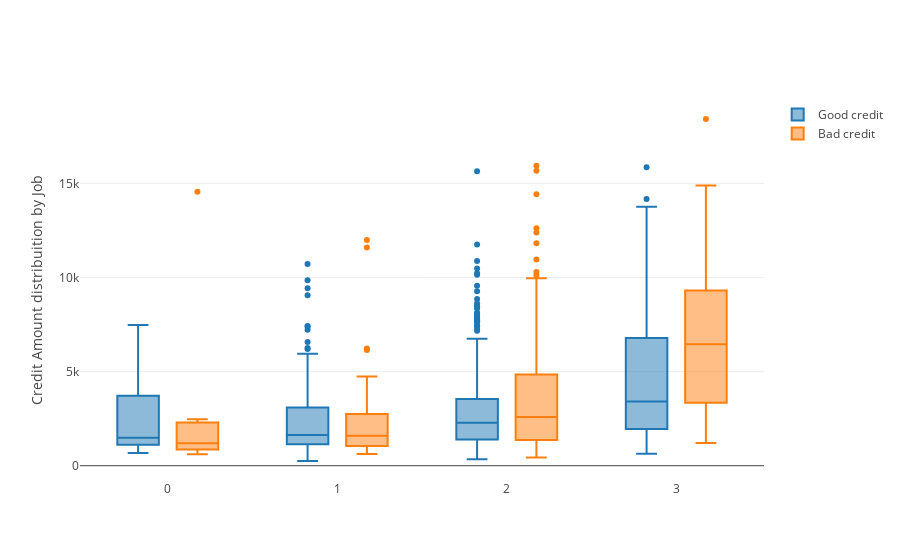

The cell this chart's notebook holds for it:
### Markdown cell above
## Simple conclusion where there is no impact

There is no significant difference between these two variables

### Code cell
configure_plotly_browser_state()
trace0 = go.Box(
    x=df_good["Job"],
    y=df_good["Credit amount"],
    name='Good credit'
)

trace1 = go.Box(
    x=df_bad['Job'],
    y=df_bad['Credit amount'],
    name='Bad credit'
)
    
data = [trace0, trace1]

layout = go.Layout(
    yaxis=dict(
        title='Credit Amount distribuition by Job'
    ),
    boxmode='group'
)
fig = go.Figure(data=data, layout=layout)

py.iplot(fig, filename='box-age-cat')

### Figure 1 — Plotly figure (JSON) as saved in the notebook; plotly's stock layout.template omitted (floating-point values rounded to 4 significant figures; data arrays with more than 128 entries replaced by an {"elided": "..."} marker saying what was removed)
{"data": [{"y": {"elided": "700 int values"}, "x": {"elided": "700 int values"}, "type": "box", "name": "Good credit", "uid": "3488ba28-d257-40a6-8bfd-1554e2a0adc2"}, {"y": {"elided": "300 int values"}, "x": {"elided": "300 int values"}, "type": "box", "name": "Bad credit", "uid": "b0fba8a0-0473-483c-b167-176fa5c6f424"}], "layout": {"boxmode": "group", "yaxis": {"title": {"text": "Credit Amount distribuition by Job"}}}}
